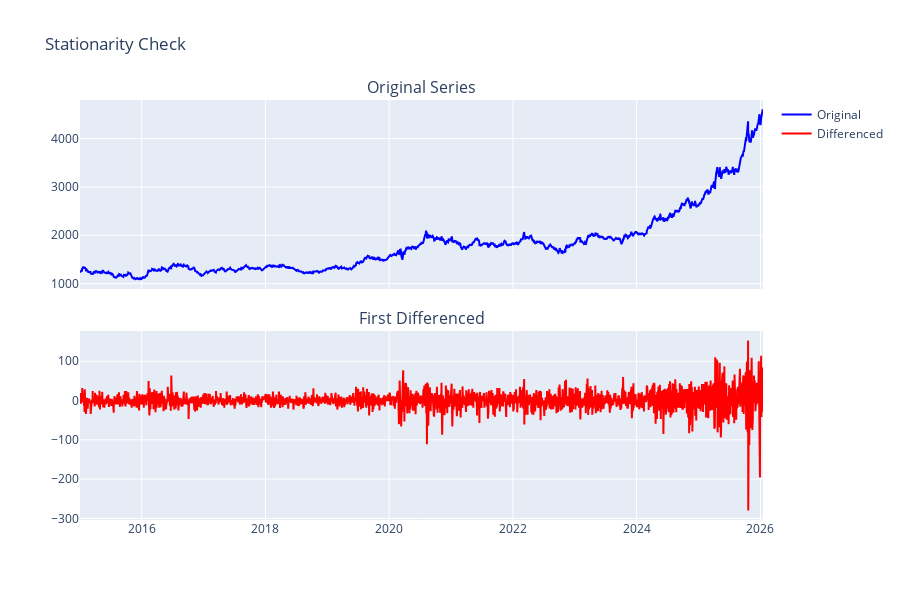

Write notebook code for a chart like this one.
### Markdown cell above
## 2. Stationarity Testing with ADF Test

### Code cell
# Augmented Dickey-Fuller test on original series
adf_result_original = adfuller(gold['Price'].dropna(), autolag='AIC')

print("ADF Test on Original Series:")
print(f"  Test Statistic: {adf_result_original[0]:.6f}")
print(f"  P-value: {adf_result_original[1]:.6f}")
print(f"  Critical Values:")
for key, value in adf_result_original[4].items():
    print(f"    {key}: {value:.3f}")

if adf_result_original[1] < 0.05:
    print("  Result: Series is STATIONARY (reject null hypothesis)")
else:
    print("  Result: Series is NON-STATIONARY (fail to reject null hypothesis)")

# First difference to make stationary
gold_diff = gold['Price'].diff().dropna()

# ADF test on differenced series
adf_result_diff = adfuller(gold_diff, autolag='AIC')

print("\nADF Test on First Differenced Series:")
print(f"  Test Statistic: {adf_result_diff[0]:.6f}")
print(f"  P-value: {adf_result_diff[1]:.6f}")

if adf_result_diff[1] < 0.05:
    print("  Result: Series is STATIONARY")
else:
    print("  Result: Series is NON-STATIONARY")

# Visualize original vs differenced
fig = make_subplots(
    rows=2, cols=1,
    subplot_titles=('Original Series', 'First Differenced'),
    shared_xaxes=True,
    vertical_spacing=0.1
)

fig.add_trace(
    go.Scatter(x=gold.index, y=gold['Price'], mode='lines', name='Original', line=dict(color='blue')),
    row=1, col=1
)

fig.add_trace(
    go.Scatter(x=gold_diff.index, y=gold_diff.values, mode='lines', name='Differenced', line=dict(color='red')),
    row=2, col=1
)

fig.update_layout(height=600, showlegend=True, title_text="Stationarity Check")
fig.show()

print("✓ Stationarity testing complete")

### Figure 1 — Plotly figure (JSON) as saved in the notebook; plotly's stock layout.template omitted (floating-point values rounded to 4 significant figures; data arrays with more than 128 entries replaced by an {"elided": "..."} marker saying what was removed)
{"data": [{"line": {"color": "blue"}, "mode": "lines", "name": "Original", "type": "scatter", "x": {"elided": "2777 str values"}, "xaxis": "x", "y": {"elided": "2777 float values"}, "yaxis": "y"}, {"line": {"color": "red"}, "mode": "lines", "name": "Differenced", "type": "scatter", "x": {"elided": "2776 str values"}, "xaxis": "x2", "y": {"elided": "2776 float values"}, "yaxis": "y2"}], "layout": {"annotations": [{"font": {"size": 16}, "showarrow": false, "text": "Original Series", "x": 0.5, "xanchor": "center", "xref": "paper", "y": 1, "yanchor": "bottom", "yref": "paper"}, {"font": {"size": 16}, "showarrow": false, "text": "First Differenced", "x": 0.5, "xanchor": "center", "xref": "paper", "y": 0.45, "yanchor": "bottom", "yref": "paper"}], "height": 600, "showlegend": true, "title": {"text": "Stationarity Check"}, "xaxis": {"anchor": "y", "domain": [0, 1], "matches": "x2", "showticklabels": false}, "xaxis2": {"anchor": "y2", "domain": [0, 1]}, "yaxis": {"anchor": "x", "domain": [0.55, 1]}, "yaxis2": {"anchor": "x2", "domain": [0, 0.45]}}}
